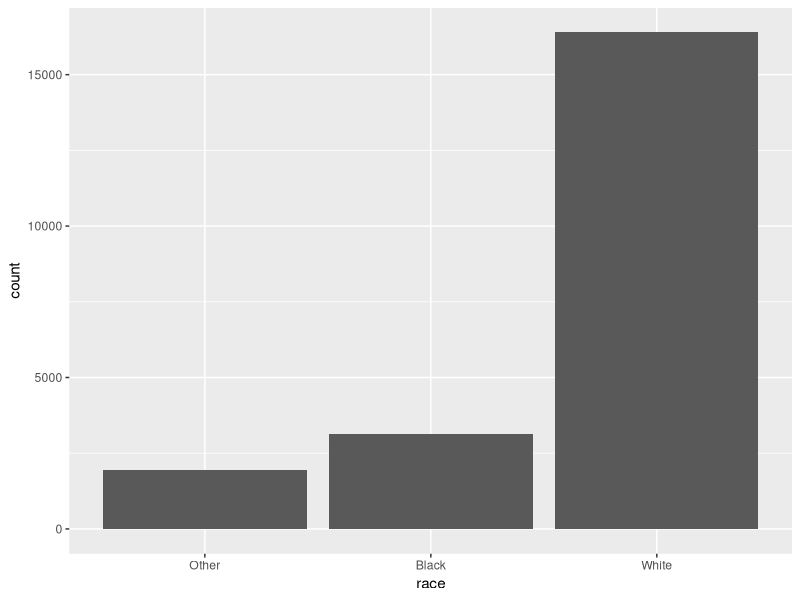
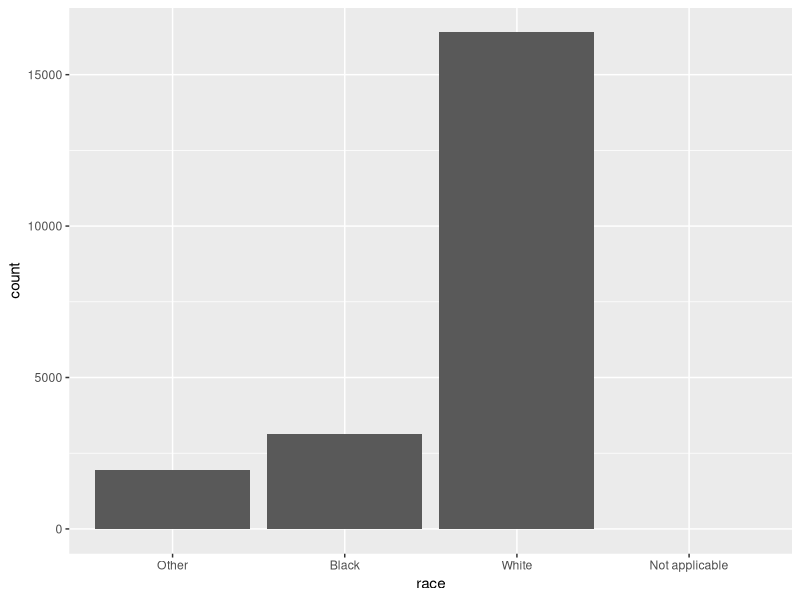
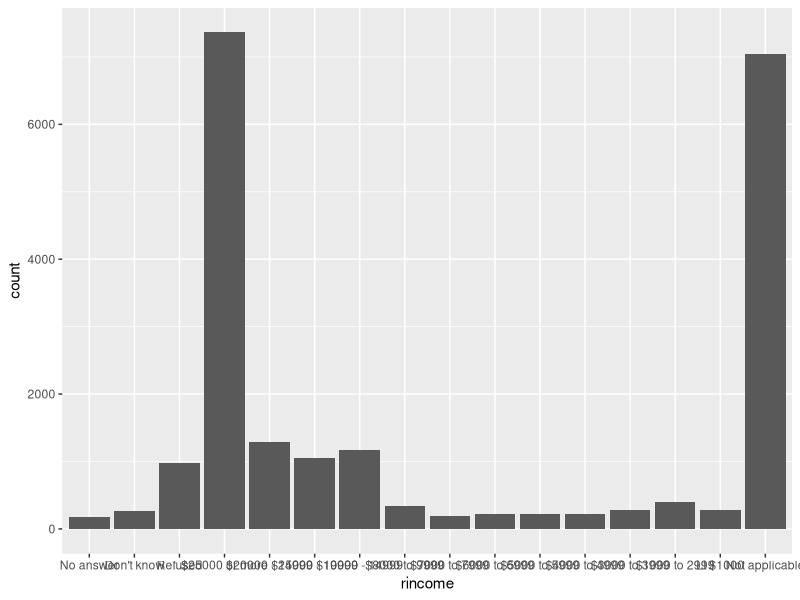
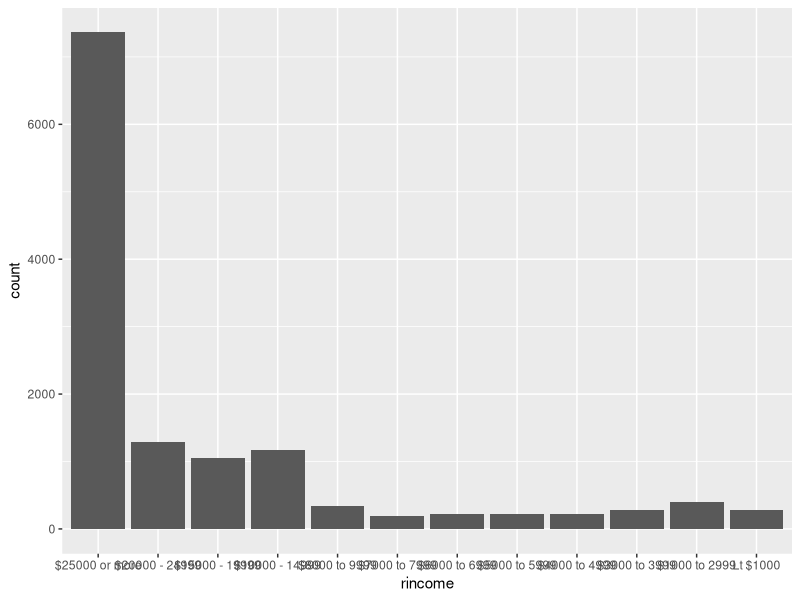
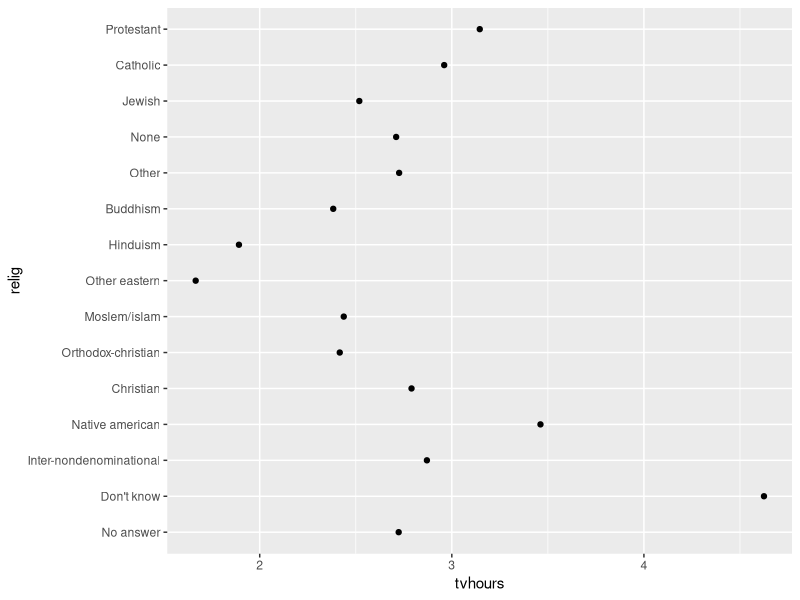
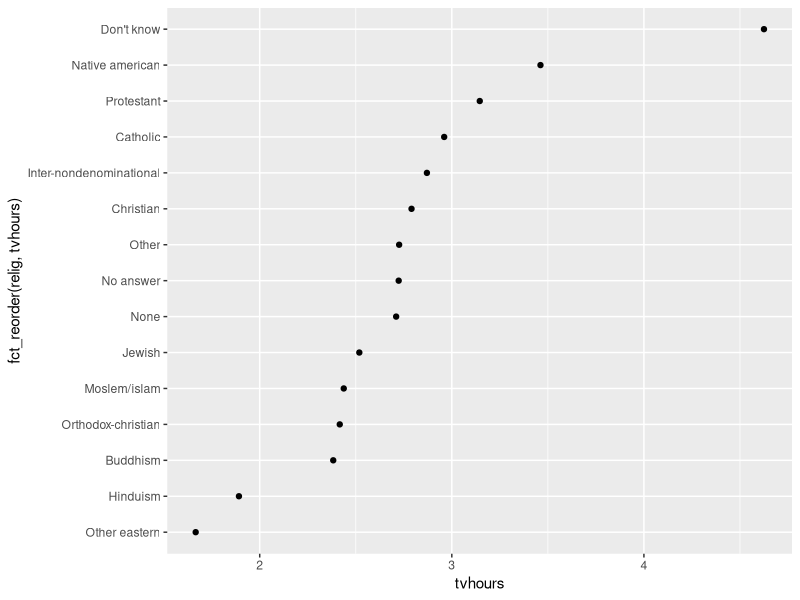
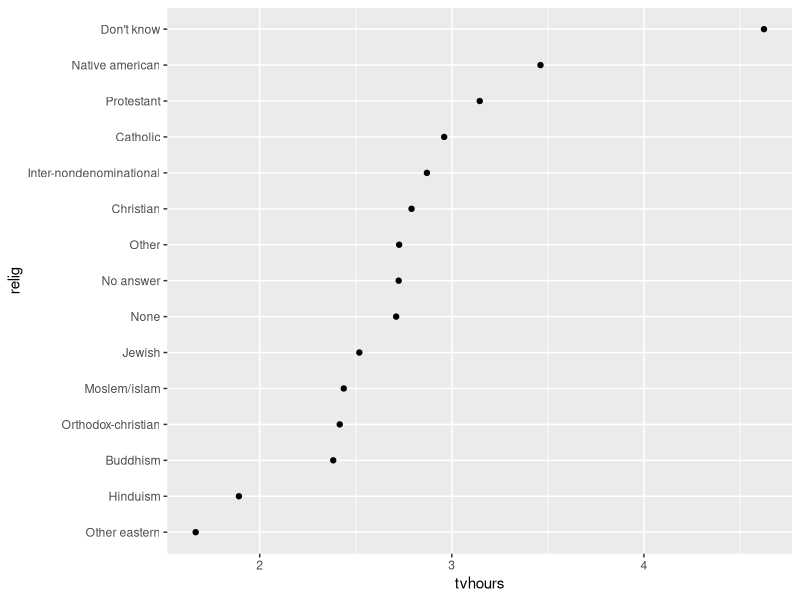
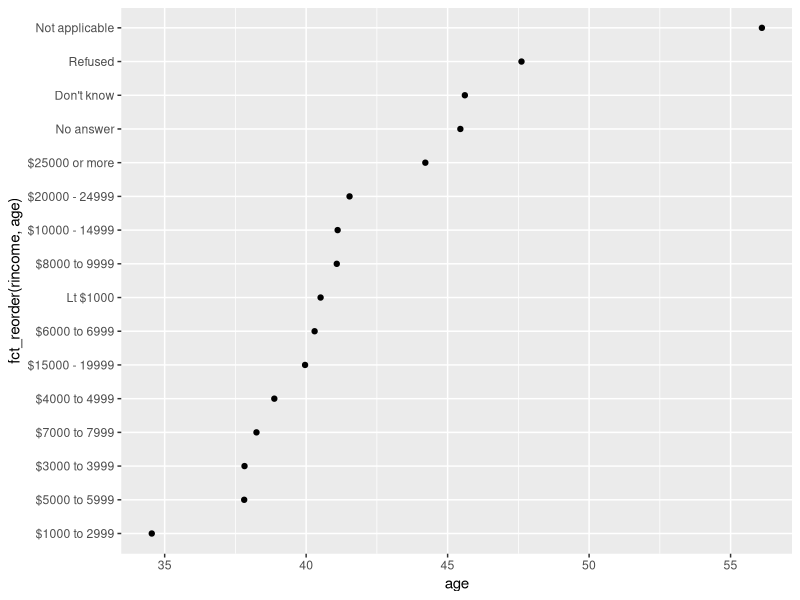

Generate these figures, in order, with R:
library(tidyverse)
library(forcats)

ggplot(gss_cat, aes(race)) +
  geom_bar()

# show empty levels
ggplot(gss_cat, aes(race)) +
  geom_bar() +
  scale_x_discrete(drop = FALSE)

gss_cat

ggplot(gss_cat, aes(rincome)) +
  geom_bar()

gss_cat %>% 
  filter(rincome != "Not applicable", 
         rincome != "No answer", 
         rincome != "Refused", 
         rincome != "Don't know") %>% 
  ggplot(aes(rincome)) +
  geom_bar()

gss_cat %>% 
  count(relig) %>% 
  arrange(desc(n))

gss_cat %>% 
  count(partyid) %>% 
  arrange(desc(n))

gss_cat %>% 
  group_by(relig, denom) %>% 
  summarise()

# Count and plot average tvhours
relig <- gss_cat %>% 
  group_by(relig) %>% 
  summarize(
    age = mean(age, na.rm = TRUE),
    tvhours = mean(tvhours, na.rm = TRUE),
    n = n())

ggplot(relig, aes(tvhours, relig)) + geom_point()
  
# Reorder the factor relig by average tvhours
ggplot(relig, aes(tvhours, fct_reorder(relig, tvhours))) +
  geom_point()

# one can also reorder using mutate
relig %>% 
  mutate(relig = fct_reorder(relig, tvhours)) %>% 
  ggplot(aes(tvhours, relig)) + 
  geom_point()

gss_cat %>% 
  group_by(rincome) %>% 
  summarize(
    age = mean(age, na.rm = TRUE),
    tvhours = mean(tvhours, na.rm = TRUE),
    n = n()
  ) %>% 
  ggplot(aes(age, fct_reorder(rincome, age))) +
  geom_point()
